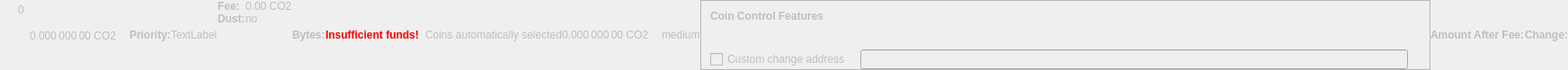
    <widget class="QWidget" name="dummyHideWidget" native="true">
     <property name="enabled">
      <bool>false</bool>
     </property>
     <property name="maximumSize">
      <size>
       <width>100</width>
       <height>22</height>
      </size>
     </property>
     <layout class="QHBoxLayout" name="dummyHideLayout">
      <property name="spacing">
       <number>0</number>
      </property>
      <property name="leftMargin">
       <number>0</number>
      </property>
      <property name="topMargin">
       <number>0</number>
      </property>
      <property name="rightMargin">
       <number>0</number>
      </property>
      <property name="bottomMargin">
       <number>0</number>
      </property>
      <item>
       <layout class="QFormLayout" name="formLayoutCoinControl1">
        <property name="horizontalSpacing">
         <number>10</number>
        </property>
        <property name="verticalSpacing">
         <number>14</number>
        </property>
        <property name="leftMargin">
         <number>10</number>
        </property>
        <property name="topMargin">
         <number>4</number>
        </property>
        <property name="rightMargin">
         <number>6</number>
        </property>
        <item row="0" column="1">
         <widget class="QLabel" name="labelCoinControlBytes">
          <property name="cursor">
           <cursorShape>IBeamCursor</cursorShape>
          </property>
          <property name="contextMenuPolicy">
           <enum>Qt::ActionsContextMenu</enum>
          </property>
          <property name="text">
           <string notr="true">0</string>
          </property>
          <property name="textInteractionFlags">
           <set>Qt::LinksAccessibleByMouse|Qt::TextSelectableByKeyboard|Qt::TextSelectableByMouse</set>
          </property>
         </widget>
        </item>
       </layout>
      </item>
      <item>
       <widget class="QLabel" name="labelCoinControlAfterFee">
        <property name="enabled">
         <bool>false</bool>
        </property>
        <property name="sizePolicy">
         <sizepolicy hsizetype="Fixed" vsizetype="Fixed">
          <horstretch>0</horstretch>
          <verstretch>0</verstretch>
         </sizepolicy>
        </property>
        <property name="minimumSize">
         <size>
          <width>111</width>
          <height>12</height>
         </size>
        </property>
        <property name="maximumSize">
         <size>
          <width>111</width>
          <height>12</height>
         </size>
        </property>
        <property name="cursor">
         <cursorShape>IBeamCursor</cursorShape>
        </property>
        <property name="contextMenuPolicy">
         <enum>Qt::ActionsContextMenu</enum>
        </property>
        <property name="text">
         <string notr="true">0.000 000 00 CO2</string>
        </property>
        <property name="textInteractionFlags">
         <set>Qt::LinksAccessibleByMouse|Qt::TextSelectableByKeyboard|Qt::TextSelectableByMouse</set>
        </property>
       </widget>
      </item>
      <item>
       <widget class="QLabel" name="labelCoinControlPriorityText">
        <property name="enabled">
         <bool>false</bool>
        </property>
        <property name="font">
         <font>
          <weight>75</weight>
          <bold>true</bold>
         </font>
        </property>
        <property name="text">
         <string>Priority:</string>
        </property>
       </widget>
      </item>
      <item>
       <layout class="QHBoxLayout" name="horizontalLayout">
        <item>
         <widget class="QLabel" name="WarningLabel">
          <property name="text">
           <string>TextLabel</string>
          </property>
         </widget>
        </item>
       </layout>
      </item>
      <item>
       <layout class="QFormLayout" name="formLayoutCoinControl3">
        <property name="horizontalSpacing">
         <number>0</number>
        </property>
        <property name="verticalSpacing">
         <number>0</number>
        </property>
        <property name="leftMargin">
         <number>0</number>
        </property>
        <property name="topMargin">
         <number>0</number>
        </property>
        <property name="rightMargin">
         <number>0</number>
        </property>
        <item row="0" column="0">
         <widget class="QLabel" name="labelCoinControlFeeText">
          <property name="enabled">
           <bool>false</bool>
          </property>
          <property name="font">
           <font>
            <weight>75</weight>
            <bold>true</bold>
           </font>
          </property>
          <property name="text">
           <string>Fee:</string>
          </property>
          <property name="margin">
           <number>0</number>
          </property>
         </widget>
        </item>
        <item row="0" column="1">
         <widget class="QLabel" name="labelCoinControlFee">
          <property name="enabled">
           <bool>false</bool>
          </property>
          <property name="cursor">
           <cursorShape>IBeamCursor</cursorShape>
          </property>
          <property name="contextMenuPolicy">
           <enum>Qt::ActionsContextMenu</enum>
          </property>
          <property name="text">
           <string notr="true">0.00 CO2</string>
          </property>
          <property name="textInteractionFlags">
           <set>Qt::LinksAccessibleByMouse|Qt::TextSelectableByKeyboard|Qt::TextSelectableByMouse</set>
          </property>
         </widget>
        </item>
        <item row="1" column="0">
         <widget class="QLabel" name="labelCoinControlLowOutputText">
          <property name="enabled">
           <bool>false</bool>
          </property>
          <property name="font">
           <font>
            <weight>75</weight>
            <bold>true</bold>
           </font>
          </property>
          <property name="text">
           <string>Dust:</string>
          </property>
         </widget>
        </item>
        <item row="1" column="1">
         <widget class="QLabel" name="labelCoinControlLowOutput">
          <property name="enabled">
           <bool>false</bool>
          </property>
          <property name="cursor">
           <cursorShape>IBeamCursor</cursorShape>
          </property>
          <property name="contextMenuPolicy">
           <enum>Qt::ActionsContextMenu</enum>
          </property>
          <property name="text">
           <string>no</string>
          </property>
          <property name="textInteractionFlags">
           <set>Qt::LinksAccessibleByMouse|Qt::TextSelectableByKeyboard|Qt::TextSelectableByMouse</set>
          </property>
         </widget>
        </item>
       </layout>
      </item>
      <item>
       <widget class="QLabel" name="labelCoinControlBytesText">
        <property name="enabled">
         <bool>false</bool>
        </property>
        <property name="font">
         <font>
          <weight>75</weight>
          <bold>true</bold>
         </font>
        </property>
        <property name="text">
         <string>Bytes:</string>
        </property>
       </widget>
      </item>
      <item>
       <layout class="QFormLayout" name="formLayoutCoinControl2">
        <property name="horizontalSpacing">
         <number>0</number>
        </property>
        <property name="verticalSpacing">
         <number>0</number>
        </property>
        <property name="leftMargin">
         <number>0</number>
        </property>
        <property name="topMargin">
         <number>0</number>
        </property>
        <property name="rightMargin">
         <number>0</number>
        </property>
       </layout>
      </item>
      <item>
       <layout class="QHBoxLayout" name="horizontalLayoutCoinControl2">
        <property name="spacing">
         <number>0</number>
        </property>
        <property name="bottomMargin">
         <number>0</number>
        </property>
       </layout>
      </item>
      <item>
       <widget class="QLabel" name="labelCoinControlInsuffFunds">
        <property name="enabled">
         <bool>false</bool>
        </property>
        <property name="minimumSize">
         <size>
          <width>0</width>
          <height>0</height>
         </size>
        </property>
        <property name="font">
         <font>
          <weight>75</weight>
          <bold>true</bold>
         </font>
        </property>
        <property name="styleSheet">
         <string notr="true">color:red;font-weight:bold;</string>
        </property>
        <property name="text">
         <string>Insufficient funds!</string>
        </property>
        <property name="margin">
         <number>5</number>
        </property>
       </widget>
      </item>
      <item>
       <layout class="QFormLayout" name="formLayoutCoinControl4">
        <property name="horizontalSpacing">
         <number>0</number>
        </property>
        <property name="verticalSpacing">
         <number>0</number>
        </property>
        <property name="leftMargin">
         <number>0</number>
        </property>
        <property name="topMargin">
         <number>0</number>
        </property>
        <property name="rightMargin">
         <number>0</number>
        </property>
       </layout>
      </item>
      <item>
       <widget class="QLabel" name="labelCoinControlChangeLabel">
        <property name="enabled">
         <bool>false</bool>
        </property>
        <property name="sizePolicy">
         <sizepolicy hsizetype="Preferred" vsizetype="Expanding">
          <horstretch>0</horstretch>
          <verstretch>0</verstretch>
         </sizepolicy>
        </property>
        <property name="minimumSize">
         <size>
          <width>0</width>
          <height>0</height>
         </size>
        </property>
        <property name="text">
         <string/>
        </property>
        <property name="margin">
         <number>3</number>
        </property>
       </widget>
      </item>
      <item>
       <widget class="QLabel" name="labelCoinControlAutomaticallySelected">
        <property name="enabled">
         <bool>false</bool>
        </property>
        <property name="sizePolicy">
         <sizepolicy hsizetype="Fixed" vsizetype="Fixed">
          <horstretch>0</horstretch>
          <verstretch>0</verstretch>
         </sizepolicy>
        </property>
        <property name="minimumSize">
         <size>
          <width>0</width>
          <height>0</height>
         </size>
        </property>
        <property name="maximumSize">
         <size>
          <width>240</width>
          <height>16777215</height>
         </size>
        </property>
        <property name="text">
         <string>Coins automatically selected</string>
        </property>
        <property name="margin">
         <number>5</number>
        </property>
       </widget>
      </item>
      <item>
       <widget class="QLabel" name="labelCoinControlChange">
        <property name="enabled">
         <bool>false</bool>
        </property>
        <property name="sizePolicy">
         <sizepolicy hsizetype="Fixed" vsizetype="Fixed">
          <horstretch>0</horstretch>
          <verstretch>0</verstretch>
         </sizepolicy>
        </property>
        <property name="minimumSize">
         <size>
          <width>111</width>
          <height>0</height>
         </size>
        </property>
        <property name="maximumSize">
         <size>
          <width>111</width>
          <height>16777215</height>
         </size>
        </property>
        <property name="cursor">
         <cursorShape>IBeamCursor</cursorShape>
        </property>
        <property name="contextMenuPolicy">
         <enum>Qt::ActionsContextMenu</enum>
        </property>
        <property name="text">
         <string notr="true">0.000 000 00 CO2</string>
        </property>
        <property name="textInteractionFlags">
         <set>Qt::LinksAccessibleByMouse|Qt::TextSelectableByKeyboard|Qt::TextSelectableByMouse</set>
        </property>
       </widget>
      </item>
      <item>
       <widget class="QLabel" name="labelCoinControlPriority">
        <property name="enabled">
         <bool>false</bool>
        </property>
        <property name="cursor">
         <cursorShape>IBeamCursor</cursorShape>
        </property>
        <property name="contextMenuPolicy">
         <enum>Qt::ActionsContextMenu</enum>
        </property>
        <property name="text">
         <string>medium</string>
        </property>
        <property name="textInteractionFlags">
         <set>Qt::LinksAccessibleByMouse|Qt::TextSelectableByKeyboard|Qt::TextSelectableByMouse</set>
        </property>
       </widget>
      </item>
      <item>
       <widget class="QFrame" name="frameCoinControl">
        <property name="sizePolicy">
         <sizepolicy hsizetype="Expanding" vsizetype="Expanding">
          <horstretch>0</horstretch>
          <verstretch>0</verstretch>
         </sizepolicy>
        </property>
        <property name="maximumSize">
         <size>
          <width>16777215</width>
          <height>16777215</height>
         </size>
        </property>
        <property name="frameShape">
         <enum>QFrame::StyledPanel</enum>
        </property>
        <property name="frameShadow">
         <enum>QFrame::Sunken</enum>
        </property>
        <layout class="QVBoxLayout" name="verticalLayoutCoinControl2_2">
         <property name="spacing">
          <number>0</number>
         </property>
         <property name="leftMargin">
          <number>0</number>
         </property>
         <property name="topMargin">
          <number>0</number>
         </property>
         <property name="rightMargin">
          <number>0</number>
         </property>
         <property name="bottomMargin">
          <number>0</number>
         </property>
         <item>
          <layout class="QVBoxLayout" name="verticalLayoutCoinControl" stretch="0,0,0,1">
           <property name="spacing">
            <number>0</number>
           </property>
           <property name="leftMargin">
            <number>10</number>
           </property>
           <property name="topMargin">
            <number>10</number>
           </property>
           <item>
            <layout class="QHBoxLayout" name="horizontalLayoutCoinControl1">
             <property name="bottomMargin">
              <number>15</number>
             </property>
             <item>
              <widget class="QLabel" name="labelCoinControlFeatures">
               <property name="enabled">
                <bool>false</bool>
               </property>
               <property name="sizePolicy">
                <sizepolicy hsizetype="Preferred" vsizetype="Maximum">
                 <horstretch>0</horstretch>
                 <verstretch>0</verstretch>
                </sizepolicy>
               </property>
               <property name="font">
                <font>
                 <weight>75</weight>
                 <bold>true</bold>
                </font>
               </property>
               <property name="styleSheet">
                <string notr="true">font-weight:bold;</string>
               </property>
               <property name="text">
                <string>Coin Control Features</string>
               </property>
              </widget>
             </item>
            </layout>
           </item>
           <item>
            <widget class="QWidget" name="widgetCoinControl" native="true">
             <property name="sizePolicy">
              <sizepolicy hsizetype="Preferred" vsizetype="Preferred">
               <horstretch>0</horstretch>
               <verstretch>0</verstretch>
              </sizepolicy>
             </property>
             <property name="minimumSize">
              <size>
               <width>0</width>
               <height>0</height>
              </size>
             </property>
             <property name="styleSheet">
              <string notr="true"/>
             </property>
             <layout class="QHBoxLayout" name="horizontalLayoutCoinControl5_2">
              <property name="leftMargin">
               <number>0</number>
              </property>
              <property name="topMargin">
               <number>0</number>
              </property>
              <property name="rightMargin">
               <number>0</number>
              </property>
              <property name="bottomMargin">
               <number>0</number>
              </property>
              <item>
               <layout class="QHBoxLayout" name="horizontalLayoutCoinControl3">
                <property name="spacing">
                 <number>20</number>
                </property>
                <property name="topMargin">
                 <number>0</number>
                </property>
                <property name="bottomMargin">
                 <number>10</number>
                </property>
               </layout>
              </item>
             </layout>
            </widget>
           </item>
           <item>
            <layout class="QHBoxLayout" name="horizontalLayoutCoinControl4" stretch="0,0,0">
             <property name="spacing">
              <number>12</number>
             </property>
             <property name="sizeConstraint">
              <enum>QLayout::SetDefaultConstraint</enum>
             </property>
             <property name="topMargin">
              <number>5</number>
             </property>
             <property name="rightMargin">
              <number>5</number>
             </property>
             <item>
              <widget class="QCheckBox" name="checkBoxCoinControlChange">
               <property name="enabled">
                <bool>false</bool>
               </property>
               <property name="toolTip">
                <string>If this is activated, but the change address is empty or invalid, change will be sent to a newly generated address.</string>
               </property>
               <property name="text">
                <string>Custom change address</string>
               </property>
              </widget>
             </item>
             <item>
              <widget class="QValidatedLineEdit" name="lineEditCoinControlChange">
               <property name="enabled">
                <bool>false</bool>
               </property>
               <property name="sizePolicy">
                <sizepolicy hsizetype="Expanding" vsizetype="Fixed">
                 <horstretch>0</horstretch>
                 <verstretch>0</verstretch>
                </sizepolicy>
               </property>
              </widget>
             </item>
             <item>
              <widget class="QLabel" name="labelCoinControlChangeLabel_2">
               <property name="sizePolicy">
                <sizepolicy hsizetype="Preferred" vsizetype="Expanding">
                 <horstretch>0</horstretch>
                 <verstretch>0</verstretch>
                </sizepolicy>
               </property>
               <property name="minimumSize">
                <size>
                 <width>0</width>
                 <height>0</height>
                </size>
               </property>
               <property name="text">
                <string/>
               </property>
               <property name="margin">
                <number>3</number>
               </property>
              </widget>
             </item>
            </layout>
           </item>
           <item>
            <spacer name="verticalSpacerCoinControl">
             <property name="orientation">
              <enum>Qt::Vertical</enum>
             </property>
             <property name="sizeHint" stdset="0">
              <size>
               <width>800</width>
               <height>1</height>
              </size>
             </property>
            </spacer>
           </item>
          </layout>
         </item>
        </layout>
       </widget>
      </item>
      <item>
       <widget class="QLabel" name="labelCoinControlAfterFeeText">
        <property name="enabled">
         <bool>false</bool>
        </property>
        <property name="minimumSize">
         <size>
          <width>0</width>
          <height>0</height>
         </size>
        </property>
        <property name="maximumSize">
         <size>
          <width>16777215</width>
          <height>16777215</height>
         </size>
        </property>
        <property name="font">
         <font>
          <weight>75</weight>
          <bold>true</bold>
         </font>
        </property>
        <property name="text">
         <string>Amount After Fee:</string>
        </property>
        <property name="alignment">
         <set>Qt::AlignLeading|Qt::AlignLeft|Qt::AlignVCenter</set>
        </property>
        <property name="margin">
         <number>0</number>
        </property>
       </widget>
      </item>
      <item>
       <widget class="QLabel" name="labelCoinControlChangeText">
        <property name="enabled">
         <bool>false</bool>
        </property>
        <property name="sizePolicy">
         <sizepolicy hsizetype="Preferred" vsizetype="Preferred">
          <horstretch>0</horstretch>
          <verstretch>0</verstretch>
         </sizepolicy>
        </property>
        <property name="minimumSize">
         <size>
          <width>0</width>
          <height>0</height>
         </size>
        </property>
        <property name="maximumSize">
         <size>
          <width>16777215</width>
          <height>16777215</height>
         </size>
        </property>
        <property name="font">
         <font>
          <weight>75</weight>
          <bold>true</bold>
         </font>
        </property>
        <property name="text">
         <string>Change:</string>
        </property>
        <property name="alignment">
         <set>Qt::AlignLeading|Qt::AlignLeft|Qt::AlignVCenter</set>
        </property>
       </widget>
      </item>
     </layout>
    </widget>
